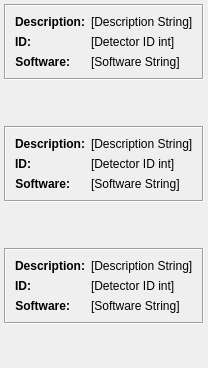
          <widget class="QWidget" name="tab_2">
           <attribute name="title">
            <string>Detector Info</string>
           </attribute>
           <layout class="QVBoxLayout" name="verticalLayout_5" stretch="0,1,0,1,0,1">
            <property name="leftMargin">
             <number>4</number>
            </property>
            <property name="topMargin">
             <number>4</number>
            </property>
            <property name="rightMargin">
             <number>4</number>
            </property>
            <property name="bottomMargin">
             <number>4</number>
            </property>
            <item>
             <widget class="QFrame" name="frame_7">
              <property name="sizePolicy">
               <sizepolicy hsizetype="Expanding" vsizetype="Expanding">
                <horstretch>0</horstretch>
                <verstretch>0</verstretch>
               </sizepolicy>
              </property>
              <property name="frameShape">
               <enum>QFrame::Box</enum>
              </property>
              <property name="frameShadow">
               <enum>QFrame::Sunken</enum>
              </property>
              <layout class="QFormLayout" name="formLayout_8">
               <item row="0" column="0">
                <widget class="QLabel" name="label_21">
                 <property name="sizePolicy">
                  <sizepolicy hsizetype="Expanding" vsizetype="Expanding">
                   <horstretch>0</horstretch>
                   <verstretch>0</verstretch>
                  </sizepolicy>
                 </property>
                 <property name="font">
                  <font>
                   <weight>75</weight>
                   <bold>true</bold>
                  </font>
                 </property>
                 <property name="text">
                  <string>Description:</string>
                 </property>
                 <property name="alignment">
                  <set>Qt::AlignRight|Qt::AlignTrailing|Qt::AlignVCenter</set>
                 </property>
                </widget>
               </item>
               <item row="0" column="1">
                <widget class="QLabel" name="labelInfo1Description">
                 <property name="sizePolicy">
                  <sizepolicy hsizetype="Expanding" vsizetype="Expanding">
                   <horstretch>0</horstretch>
                   <verstretch>0</verstretch>
                  </sizepolicy>
                 </property>
                 <property name="font">
                  <font>
                   <weight>50</weight>
                   <bold>false</bold>
                  </font>
                 </property>
                 <property name="text">
                  <string>[Description String]</string>
                 </property>
                </widget>
               </item>
               <item row="1" column="0">
                <widget class="QLabel" name="label_19">
                 <property name="sizePolicy">
                  <sizepolicy hsizetype="Expanding" vsizetype="Expanding">
                   <horstretch>0</horstretch>
                   <verstretch>0</verstretch>
                  </sizepolicy>
                 </property>
                 <property name="font">
                  <font>
                   <weight>75</weight>
                   <bold>true</bold>
                  </font>
                 </property>
                 <property name="text">
                  <string>ID:</string>
                 </property>
                 <property name="alignment">
                  <set>Qt::AlignRight|Qt::AlignTrailing|Qt::AlignVCenter</set>
                 </property>
                </widget>
               </item>
               <item row="1" column="1">
                <widget class="QLabel" name="labelInfo1DetectorID">
                 <property name="sizePolicy">
                  <sizepolicy hsizetype="Expanding" vsizetype="Expanding">
                   <horstretch>0</horstretch>
                   <verstretch>0</verstretch>
                  </sizepolicy>
                 </property>
                 <property name="font">
                  <font>
                   <weight>50</weight>
                   <bold>false</bold>
                  </font>
                 </property>
                 <property name="text">
                  <string>[Detector ID int]</string>
                 </property>
                </widget>
               </item>
               <item row="2" column="0">
                <widget class="QLabel" name="label_20">
                 <property name="sizePolicy">
                  <sizepolicy hsizetype="Expanding" vsizetype="Expanding">
                   <horstretch>0</horstretch>
                   <verstretch>0</verstretch>
                  </sizepolicy>
                 </property>
                 <property name="font">
                  <font>
                   <weight>75</weight>
                   <bold>true</bold>
                  </font>
                 </property>
                 <property name="text">
                  <string>Software:</string>
                 </property>
                 <property name="alignment">
                  <set>Qt::AlignRight|Qt::AlignTrailing|Qt::AlignVCenter</set>
                 </property>
                </widget>
               </item>
               <item row="2" column="1">
                <widget class="QLabel" name="labelInfo1Software">
                 <property name="sizePolicy">
                  <sizepolicy hsizetype="Expanding" vsizetype="Expanding">
                   <horstretch>0</horstretch>
                   <verstretch>0</verstretch>
                  </sizepolicy>
                 </property>
                 <property name="font">
                  <font>
                   <weight>50</weight>
                   <bold>false</bold>
                  </font>
                 </property>
                 <property name="text">
                  <string>[Software String]</string>
                 </property>
                </widget>
               </item>
              </layout>
             </widget>
            </item>
            <item>
             <spacer name="verticalSpacer_4">
              <property name="orientation">
               <enum>Qt::Vertical</enum>
              </property>
              <property name="sizeHint" stdset="0">
               <size>
                <width>20</width>
                <height>40</height>
               </size>
              </property>
             </spacer>
            </item>
            <item>
             <widget class="QFrame" name="frame_12">
              <property name="sizePolicy">
               <sizepolicy hsizetype="Expanding" vsizetype="Expanding">
                <horstretch>0</horstretch>
                <verstretch>0</verstretch>
               </sizepolicy>
              </property>
              <property name="frameShape">
               <enum>QFrame::Box</enum>
              </property>
              <property name="frameShadow">
               <enum>QFrame::Sunken</enum>
              </property>
              <layout class="QFormLayout" name="formLayout_7">
               <item row="0" column="0">
                <widget class="QLabel" name="label_22">
                 <property name="sizePolicy">
                  <sizepolicy hsizetype="Expanding" vsizetype="Expanding">
                   <horstretch>0</horstretch>
                   <verstretch>0</verstretch>
                  </sizepolicy>
                 </property>
                 <property name="font">
                  <font>
                   <weight>75</weight>
                   <bold>true</bold>
                  </font>
                 </property>
                 <property name="text">
                  <string>Description:</string>
                 </property>
                 <property name="alignment">
                  <set>Qt::AlignRight|Qt::AlignTrailing|Qt::AlignVCenter</set>
                 </property>
                </widget>
               </item>
               <item row="0" column="1">
                <widget class="QLabel" name="labelInfo2Description">
                 <property name="sizePolicy">
                  <sizepolicy hsizetype="Expanding" vsizetype="Expanding">
                   <horstretch>0</horstretch>
                   <verstretch>0</verstretch>
                  </sizepolicy>
                 </property>
                 <property name="font">
                  <font>
                   <weight>50</weight>
                   <bold>false</bold>
                  </font>
                 </property>
                 <property name="text">
                  <string>[Description String]</string>
                 </property>
                </widget>
               </item>
               <item row="1" column="0">
                <widget class="QLabel" name="label_10">
                 <property name="sizePolicy">
                  <sizepolicy hsizetype="Expanding" vsizetype="Expanding">
                   <horstretch>0</horstretch>
                   <verstretch>0</verstretch>
                  </sizepolicy>
                 </property>
                 <property name="font">
                  <font>
                   <weight>75</weight>
                   <bold>true</bold>
                  </font>
                 </property>
                 <property name="text">
                  <string>ID:</string>
                 </property>
                 <property name="alignment">
                  <set>Qt::AlignRight|Qt::AlignTrailing|Qt::AlignVCenter</set>
                 </property>
                 <property name="wordWrap">
                  <bool>true</bool>
                 </property>
                </widget>
               </item>
               <item row="1" column="1">
                <widget class="QLabel" name="labelInfo2DetectorID">
                 <property name="sizePolicy">
                  <sizepolicy hsizetype="Expanding" vsizetype="Expanding">
                   <horstretch>0</horstretch>
                   <verstretch>0</verstretch>
                  </sizepolicy>
                 </property>
                 <property name="font">
                  <font>
                   <weight>50</weight>
                   <bold>false</bold>
                  </font>
                 </property>
                 <property name="text">
                  <string>[Detector ID int]</string>
                 </property>
                </widget>
               </item>
               <item row="2" column="0">
                <widget class="QLabel" name="label_12">
                 <property name="sizePolicy">
                  <sizepolicy hsizetype="Expanding" vsizetype="Expanding">
                   <horstretch>0</horstretch>
                   <verstretch>0</verstretch>
                  </sizepolicy>
                 </property>
                 <property name="font">
                  <font>
                   <weight>75</weight>
                   <bold>true</bold>
                  </font>
                 </property>
                 <property name="text">
                  <string>Software:</string>
                 </property>
                 <property name="alignment">
                  <set>Qt::AlignRight|Qt::AlignTrailing|Qt::AlignVCenter</set>
                 </property>
                 <property name="wordWrap">
                  <bool>true</bool>
                 </property>
                </widget>
               </item>
               <item row="2" column="1">
                <widget class="QLabel" name="labelInfo2Software">
                 <property name="sizePolicy">
                  <sizepolicy hsizetype="Expanding" vsizetype="Expanding">
                   <horstretch>0</horstretch>
                   <verstretch>0</verstretch>
                  </sizepolicy>
                 </property>
                 <property name="font">
                  <font>
                   <weight>50</weight>
                   <bold>false</bold>
                  </font>
                 </property>
                 <property name="text">
                  <string>[Software String]</string>
                 </property>
                </widget>
               </item>
              </layout>
             </widget>
            </item>
            <item>
             <spacer name="verticalSpacer_5">
              <property name="orientation">
               <enum>Qt::Vertical</enum>
              </property>
              <property name="sizeHint" stdset="0">
               <size>
                <width>20</width>
                <height>40</height>
               </size>
              </property>
             </spacer>
            </item>
            <item>
             <widget class="QFrame" name="frame_13">
              <property name="sizePolicy">
               <sizepolicy hsizetype="Expanding" vsizetype="Expanding">
                <horstretch>0</horstretch>
                <verstretch>0</verstretch>
               </sizepolicy>
              </property>
              <property name="frameShape">
               <enum>QFrame::Box</enum>
              </property>
              <property name="frameShadow">
               <enum>QFrame::Sunken</enum>
              </property>
              <layout class="QFormLayout" name="formLayout">
               <item row="0" column="0">
                <widget class="QLabel" name="label_23">
                 <property name="sizePolicy">
                  <sizepolicy hsizetype="Expanding" vsizetype="Expanding">
                   <horstretch>0</horstretch>
                   <verstretch>0</verstretch>
                  </sizepolicy>
                 </property>
                 <property name="font">
                  <font>
                   <weight>75</weight>
                   <bold>true</bold>
                  </font>
                 </property>
                 <property name="text">
                  <string>Description:</string>
                 </property>
                 <property name="alignment">
                  <set>Qt::AlignRight|Qt::AlignTrailing|Qt::AlignVCenter</set>
                 </property>
                </widget>
               </item>
               <item row="0" column="1">
                <widget class="QLabel" name="labelInfo3Description">
                 <property name="sizePolicy">
                  <sizepolicy hsizetype="Expanding" vsizetype="Expanding">
                   <horstretch>0</horstretch>
                   <verstretch>0</verstretch>
                  </sizepolicy>
                 </property>
                 <property name="font">
                  <font>
                   <weight>50</weight>
                   <bold>false</bold>
                  </font>
                 </property>
                 <property name="text">
                  <string>[Description String]</string>
                 </property>
                </widget>
               </item>
               <item row="1" column="0">
                <widget class="QLabel" name="label_16">
                 <property name="sizePolicy">
                  <sizepolicy hsizetype="Expanding" vsizetype="Expanding">
                   <horstretch>0</horstretch>
                   <verstretch>0</verstretch>
                  </sizepolicy>
                 </property>
                 <property name="font">
                  <font>
                   <weight>75</weight>
                   <bold>true</bold>
                  </font>
                 </property>
                 <property name="text">
                  <string>ID:</string>
                 </property>
                 <property name="alignment">
                  <set>Qt::AlignRight|Qt::AlignTrailing|Qt::AlignVCenter</set>
                 </property>
                </widget>
               </item>
               <item row="1" column="1">
                <widget class="QLabel" name="labelInfo3DetectorID">
                 <property name="sizePolicy">
                  <sizepolicy hsizetype="Expanding" vsizetype="Expanding">
                   <horstretch>0</horstretch>
                   <verstretch>0</verstretch>
                  </sizepolicy>
                 </property>
                 <property name="font">
                  <font>
                   <weight>50</weight>
                   <bold>false</bold>
                  </font>
                 </property>
                 <property name="text">
                  <string>[Detector ID int]</string>
                 </property>
                </widget>
               </item>
               <item row="2" column="0">
                <widget class="QLabel" name="label_17">
                 <property name="sizePolicy">
                  <sizepolicy hsizetype="Expanding" vsizetype="Expanding">
                   <horstretch>0</horstretch>
                   <verstretch>0</verstretch>
                  </sizepolicy>
                 </property>
                 <property name="font">
                  <font>
                   <weight>75</weight>
                   <bold>true</bold>
                  </font>
                 </property>
                 <property name="text">
                  <string>Software:</string>
                 </property>
                 <property name="alignment">
                  <set>Qt::AlignRight|Qt::AlignTrailing|Qt::AlignVCenter</set>
                 </property>
                </widget>
               </item>
               <item row="2" column="1">
                <widget class="QLabel" name="labelInfo3Software">
                 <property name="sizePolicy">
                  <sizepolicy hsizetype="Expanding" vsizetype="Expanding">
                   <horstretch>0</horstretch>
                   <verstretch>0</verstretch>
                  </sizepolicy>
                 </property>
                 <property name="font">
                  <font>
                   <weight>50</weight>
                   <bold>false</bold>
                  </font>
                 </property>
                 <property name="text">
                  <string>[Software String]</string>
                 </property>
                </widget>
               </item>
              </layout>
             </widget>
            </item>
            <item>
             <spacer name="verticalSpacer_6">
              <property name="orientation">
               <enum>Qt::Vertical</enum>
              </property>
              <property name="sizeHint" stdset="0">
               <size>
                <width>20</width>
                <height>40</height>
               </size>
              </property>
             </spacer>
            </item>
           </layout>
          </widget>
